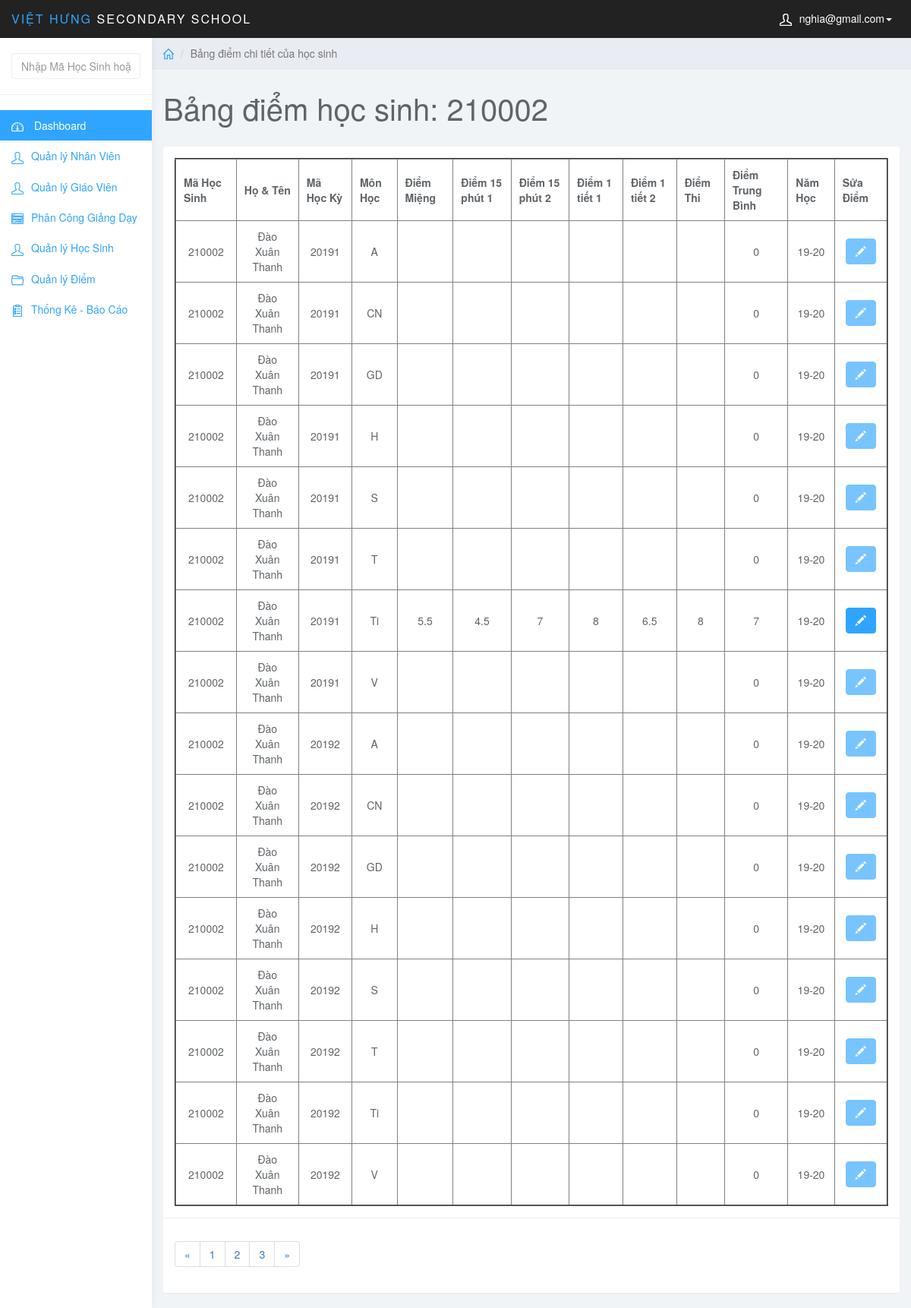
The app's page /admin/index.php?page=edit_diem&id_hs=210002 (signed in), older data.
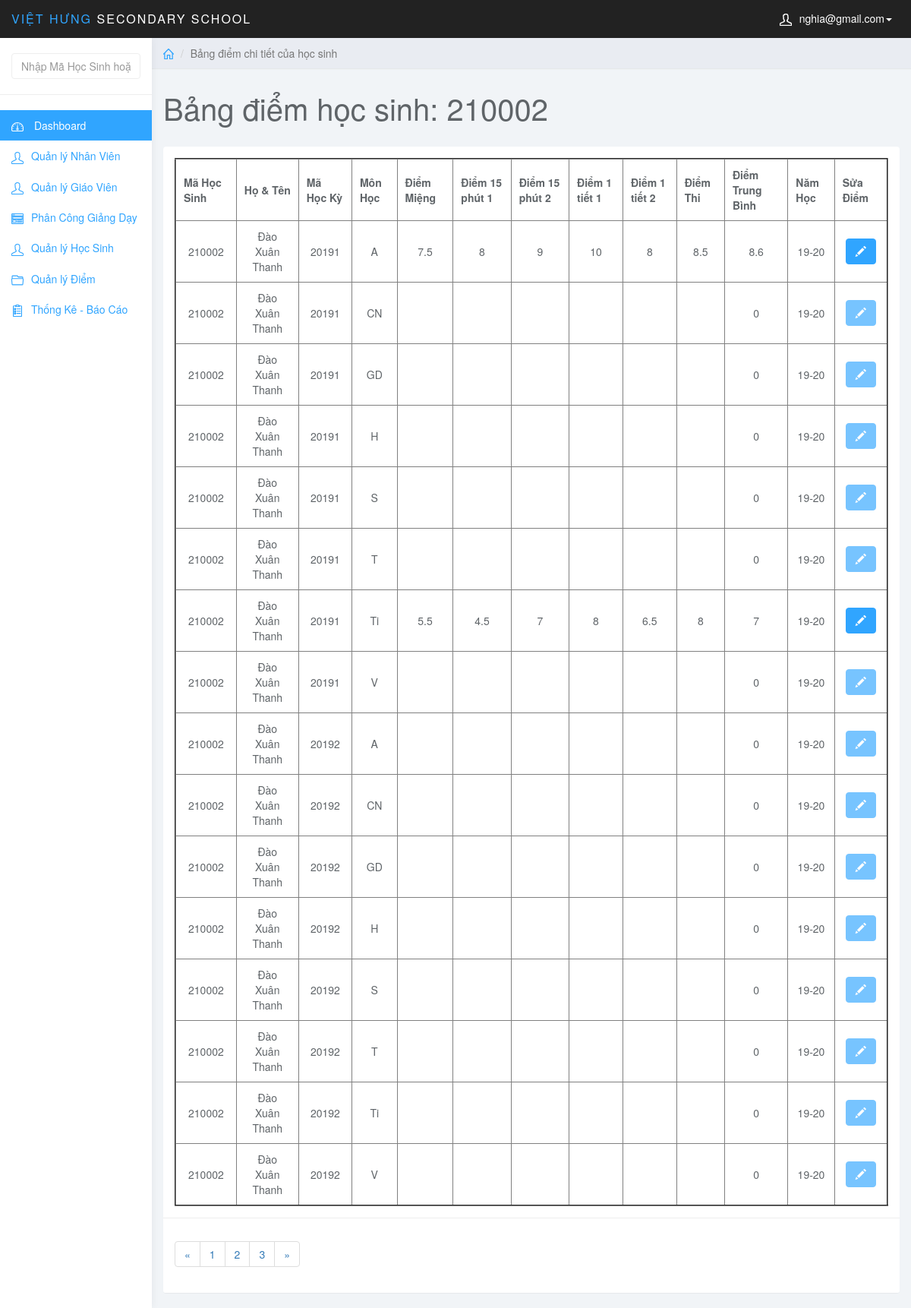
The same page, newer data.
### tables this page shows
CREATE TABLE `diem` (
  `MaDiem` int(6) NOT NULL AUTO_INCREMENT,
  `MaHocKy` varchar(5) NOT NULL,
  `MaMonHoc` varchar(5) NOT NULL,
  `MaHS` int(6) NOT NULL,
  `MaLopHoc` varchar(10) NOT NULL,
  `DiemMieng` varchar(5) NOT NULL,
  `Diem15Phut1` varchar(5) NOT NULL,
  `Diem15Phut2` varchar(5) NOT NULL,
  `Diem1Tiet1` varchar(5) NOT NULL,
  `Diem1Tiet2` varchar(5) NOT NULL,
  `DiemThi` varchar(5) NOT NULL,
  `DiemTB` float NOT NULL,
  PRIMARY KEY (`MaDiem`),
  KEY `fk_diem_mahk` (`MaHocKy`),
  KEY `fk_diem_monhoc` (`MaMonHoc`),
  KEY `fk_diem_hocsinh` (`MaHS`),
  KEY `MaLopHoc` (`MaLopHoc`),
  CONSTRAINT `diem_ibfk_1` FOREIGN KEY (`MaLopHoc`) REFERENCES `lophoc` (`MaLopHoc`),
  CONSTRAINT `fk_diem_hocsinh` FOREIGN KEY (`MaHS`) REFERENCES `hocsinh` (`MaHS`),
  CONSTRAINT `fk_diem_mahk` FOREIGN KEY (`MaHocKy`) REFERENCES `hocky` (`MaHocKy`),
  CONSTRAINT `fk_diem_monhoc` FOREIGN KEY (`MaMonHoc`) REFERENCES `monhoc` (`MaMonHoc`)
);

CREATE TABLE `hocsinh` (
  `MaHS` int(6) NOT NULL,
  `MaLopHoc` varchar(10) NOT NULL,
  `TenHS` varchar(50) NOT NULL,
  `GioiTinh` varchar(5) NOT NULL,
  `NgaySinh` date NOT NULL,
  `NoiSinh` varchar(50) NOT NULL,
  `DanToc` varchar(10) NOT NULL,
  `HoTenCha` varchar(50) NOT NULL,
  `HoTenMe` varchar(50) NOT NULL,
  PRIMARY KEY (`MaHS`),
  KEY `fk_hs_lh` (`MaLopHoc`),
  CONSTRAINT `fk_hs_lh` FOREIGN KEY (`MaLopHoc`) REFERENCES `lophoc` (`MaLopHoc`)
);

CREATE TABLE `hocky` (
  `MaHocKy` varchar(5) NOT NULL,
  `TenHocKy` varchar(20) NOT NULL,
  `HeSoHK` int(1) NOT NULL,
  `NamHoc` char(10) NOT NULL,
  PRIMARY KEY (`MaHocKy`)
);

### admin/edit_diem.php (the view, shortened to what this page needs)
<?php
    $stu_id = $_GET['id_hs'];
    $sql_view = "SELECT * FROM hocsinh JOIN diem ON hocsinh.MaHS = diem.MaHS JOIN hocky ON diem.MaHocKy = hocky.MaHocKy WHERE hocsinh.MaHS = '$stu_id'";
    $query_view = mysqli_query($conn,$sql_view);
?>
<div class="col-sm-9 col-sm-offset-3 col-lg-10 col-lg-offset-2 main">
		<div class="row">
			<ol class="breadcrumb">
				<li><a href="index.php"><svg class="glyph stroked home"><use xlink:href="#stroked-home"></use></svg></a></li>
				<li class="active">Bảng điểm chi tiết của học sinh</li>
			</ol>
		</div>
		<div class="row">
			<div class="col-lg-12">
				<h1 class="page-header">Bảng điểm học sinh: <?php echo $stu_id ?></h1>
			</div>
		</div>
		<div class="row">
			<div class="col-lg-12">
				<div class="panel panel-default">
					<div class="panel-body">
                        <table border="2px" width="100%" style="text-align: center;">
						    <thead>
						    <tr>
						        <th data-field="id" data-sortable="true">Mã Học Sinh</th>
                                <th data-field="name"  data-sortable="true">Họ & Tên</th>
                                <th data-sortable="true">Mã Học Kỳ</th>
                                <th data-sortable="true">Môn Học</th>
                                <th data-sortable="true">Điểm Miệng</th>
                                <th data-sortable="true">Điểm 15 phút 1</th>
                                <th data-sortable="true">Điểm 15 phút 2</th>
                                <th data-sortable="true">Điểm 1 tiết 1</th>
                                <th data-sortable="true">Điểm 1 tiết 2</th>
                                <th data-sortable="true">Điểm Thi</th>
                                <th data-sortable="true">Điểm Trung Bình</th>
                                <th data-sortable="true">Năm Học</th>
                                <th>Sửa Điểm</th>
						    </tr>
                            </thead>
                            <tbody>
                                <?php
                                    while($row_view = mysqli_fetch_assoc($query_view)){
                                ?>
                                <tr>
                                <form  method="post">
                                    <td><?php echo $row_view['MaHS']; ?></td>
                                    <td><?php echo $row_view['TenHS']; ?></td>
                                    <td><?php echo $row_view['MaHocKy']; ?></td>
                                    <td><?php echo $row_view['MaMonHoc']; ?></td>
                                    <td ><?php echo $row_view['DiemMieng']; ?></td>
                                    <td ><?php echo $row_view['Diem15Phut1']; ?></td>
                                    <td ><?php echo $row_view['Diem15Phut2']; ?></td>
                                    <td><?php echo $row_view['Diem1Tiet1']; ?></td>
                                    <td><?php echo $row_view['Diem1Tiet2']; ?></td>
                                    <td><?php echo $row_view['DiemThi']; ?></td>
                                    <td><?php echo $row_view['DiemTB']; ?></td>
                                    <td><?php echo $row_view['NamHoc']; ?></td>
                                    <td class="form-group">
                                        <a href="index.php?page=edit_diem_hs&id_hs=<?php echo $row_view['MaHS']; ?>&id_mon=<?php echo $row_view['MaMonHoc']; ?>&MaHocKy=<?php echo $row_view['MaHocKy']; ?>" class="btn btn-primary <?php if(empty($row_view['DiemTB'])){ echo 'disabled';} ?>"><i class="glyphicon glyphicon-pencil"></i></a>
                                    </td>
                                    </form>
                                </tr>
                                    <?php }?>
                            </tbody>
						</table>
                    </div>
                    <div class="panel-footer">
                        <nav aria-label="Page navigation example">
                            <ul class="pagination">
                                <li class="page-item"><a class="page-link" href="#">&laquo;</a></li>
                                <li class="page-item"><a class="page-link" href="#">1</a></li>
                                <li class="page-item"><a class="page-link" href="#">2</a></li>
                                <li class="page-item"><a class="page-link" href="#">3</a></li>
                                <li class="page-item"><a class="page-link" href="#">&raquo;</a></li>
                            </ul>
                        </nav>
                    </div>
				</div>
			</div>
		</div>
	</div>

### admin/index.php (shortened to what this page needs)
<?php
    if (isset($_SESSION['mail_user'])) {
            include_once ('admin.php');
    }elseif(isset($_SESSION['mail_gv'])){
        include_once ('../teacher/home_gv.php');
    }
    else {
        include_once ('login.php');
    }
?>

### admin/admin.php (shortened to what this page needs)
<!DOCTYPE html>
<html>
	<head>
		<link href="css/bootstrap.min.css" rel="stylesheet">
		<link href="css/datepicker3.css" rel="stylesheet">
		<link href="css/bootstrap-table.css" rel="stylesheet">
		<link href="css/styles.css" rel="stylesheet">
	</head>
	<body>
		<nav class="navbar navbar-inverse navbar-fixed-top" role="navigation">
			<div class="container-fluid">
				<div class="navbar-header">
					<a class="navbar-brand" href="index.php"><span>VIỆT HƯNG</span> Secondary School</a>
					<ul class="user-menu">
						<li class="dropdown pull-right">
							<a href="#" class="dropdown-toggle" data-toggle="dropdown"><svg
									class="glyph stroked male-user">
									<use xlink:href="#stroked-male-user"></use>
								</svg><?php echo $_SESSION['mail_user'] ?><span class="caret"></span></a>
						</li>
					</ul>
				</div>
			</div>
		</nav>
		<div id="sidebar-collapse" class="col-sm-3 col-lg-2 sidebar">
			<?php include_once('search_box.php'); ?>
			<ul class="nav menu">
				<li class="active"><a href="index.php"><svg class="glyph stroked dashboard-dial">
							<use xlink:href="#stroked-dashboard-dial"></use>
						</svg> Dashboard</a></li>
				<li><a href="index.php?page=user"><svg class="glyph stroked male user ">
							<use xlink:href="#stroked-male-user" /></svg>Quản lý Nhân Viên</a></li>
				<li><a href="index.php?page=teacher"><svg class="glyph stroked male user ">
							<use xlink:href="#stroked-male-user" /></svg>Quản lý Giáo Viên</a></li>
				<li><a href="index.php?page=assigned"><svg class="glyph stroked male user ">
                            <use xlink:href="#stroked-app-window-with-content" /></svg>Phân Công Giảng Dạy</a></li>
                <li><a href="index.php?page=class"><svg class="glyph stroked male user ">
                            <use xlink:href="#stroked-male-user" /></svg>Quản lý Học Sinh</a></li>
				<li><a href="index.php?page=diem"><svg class="glyph stroked open folder">
							<use xlink:href="#stroked-open-folder" /></svg>Quản lý Điểm</a></li>
				<li><a href="#"><svg class="glyph stroked clipboard with paper"><use xlink:href="#stroked-clipboard-with-paper"/></svg>Thống Kê - Báo Cáo</a></li>
			</ul>
		</div>
        <?php
			if (isset($_GET['page'])) {
				switch ($_GET['page']) {
					case 'edit_diem':
						include_once('edit_diem.php');
						break;
				}
			}else {
				include_once('statistic.php');
			}
        ?>
	</body>
</html>

### admin/search_box.php (shortened to what this page needs)
<form action="index.php" method="GET" role="search">
	<div class="form-group">
        <input name="keyword" type="text" class="form-control" placeholder="Nhập Mã Học Sinh hoặc Tên Học Sinh">
	</div>
</form>

### admin/css/styles.css (style rules this page uses)
body { background: #f1f4f7; padding-top: 50px; color: #5f6468; }
a, a:hover, a:focus { color: #30a5ff; }
h1, h2, h3, h4, h5, h6 { color: #5f6468; }
h1 { font-weight: 300; font-size: 40px; }
.form-control { border: 1px solid #eee; box-shadow: none; }
.navbar-header .navbar-brand { color: #fff; font-size: 16px; text-transform: uppercase; font-weight: 500; letter-spacing: 2px; }
.navbar-header .navbar-brand span { color: #30a5ff; }
.btn-primary, .btn-primary:hover, .btn-primary:focus, .btn-primary:active, .btn-primary.active, .open > .dropdown-toggle.btn-primary, .btn-primary.disabled, .btn-primary[disabled], fieldset[disabled] .btn-primary, .btn-primary.disabled:hover, .btn-primary[disabled]:hover, fieldset[disabled] .btn-primary:hover, .btn-primary.disabled:focus, .btn-primary[disabled]:focus, fieldset[disabled] .btn-primary:focus, .btn-primary.disabled:active, .btn-primary[disabled]:active, fieldset[disabled] .btn-primary:active, .btn-primary.disabled.active, .btn-primary[disabled].active, fieldset[disabled] .btn-primary.active { background-color: #30a5ff; border-color: #30a5ff; }
.panel { border: 0; }
.panel-footer { background: #fff; border-top: 1px solid #eee; }
.navbar { border: 0; }
.user-menu { display: inline-block; margin-top: 14px; margin-right: 10px; float: right; list-style: none; padding: 0; }
.user-menu a { color: #fff; }
.sidebar { display: block; background-color: #fff; padding: 0; display: none; }
.sidebar form { padding: 20px 15px 5px 15px; border-bottom: 1px solid #eee; margin-bottom: 20px; }
@media (min-width: 768px) { .sidebar { display: block; position: fixed; top: 50px; bottom: 0; left: 0; z-index: 1000; display: block; margin: 0; padding: 0; overflow-x: hidden; overflow-y: auto; background-color: #fff; box-shadow: 1px 0px 10px rgba(0, 0, 0, .05); } }
@media (min-width: 768px) { .navbar-header { width: 100%; } }
.sidebar ul.nav .active a, .sidebar ul.nav li.parent a.active, .sidebar ul.nav .active > a:hover, .sidebar ul.nav li.parent a.active:hover, .sidebar ul.nav .active > a:focus, .sidebar ul.nav li.parent a.active:focus { color: #fff; background-color: #30a5ff; }
.breadcrumb { border-radius: 0; padding: 10px 15px; background: #e9ecf2; box-shadow: 0 1px 1px rgba(0, 0, 0, .05); margin: 0 ; }
h1.page-header { margin-top: 30px; border-bottom: 0; }
.sidebar .glyph, .user-menu .glyph { height: 16px; width: 16px; margin: 0 10px 0 0; stroke-width: 3px; }
.user-menu .glyph { stroke-width: 4px; }
.breadcrumb .glyph { height: 14px; width: 14px; margin: -2px 0 0 0; stroke-width: 4px; }
table th,td { padding: 10px; }

Row changes from the older to the newer data that the page shows:
changed diem (number 1 of 16 on the later page): DiemMieng (not shown) → "7.5"; Diem15Phut1 (not shown) → "8"; Diem15Phut2 (not shown) → "9"; Diem1Tiet1 (not shown) → "10"; Diem1Tiet2 (not shown) → "8"; DiemThi (not shown) → "8.5"; DiemTB "0" → "8.6"
